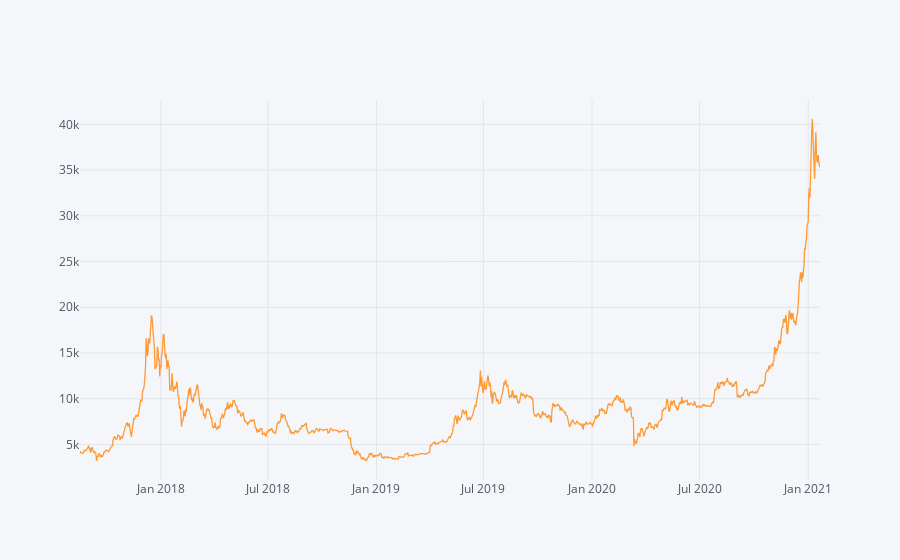

The notebook cell saved with this chart:
### Code cell
df_BTC_close_daily = pd.DataFrame(df_olhc['close'])
plyo.iplot(
    df_BTC_close_daily.iplot(asFigure=True)
)

### Figure 1 — Plotly figure (JSON) as saved in the notebook; plotly's stock layout.template omitted (floating-point values rounded to 4 significant figures; data arrays with more than 128 entries replaced by an {"elided": "..."} marker saying what was removed)
{"data": [{"line": {"color": "rgba(255, 153, 51, 1.0)", "dash": "solid", "shape": "linear", "width": 1.3}, "mode": "lines", "name": "close", "text": "", "type": "scatter", "x": {"elided": "1255 str values"}, "y": {"elided": "1255 float values"}}], "layout": {"legend": {"bgcolor": "#F5F6F9", "font": {"color": "#4D5663"}}, "paper_bgcolor": "#F5F6F9", "plot_bgcolor": "#F5F6F9", "title": {"font": {"color": "#4D5663"}}, "xaxis": {"gridcolor": "#E1E5ED", "showgrid": true, "tickfont": {"color": "#4D5663"}, "title": {"font": {"color": "#4D5663"}, "text": ""}, "zerolinecolor": "#E1E5ED"}, "yaxis": {"gridcolor": "#E1E5ED", "showgrid": true, "tickfont": {"color": "#4D5663"}, "title": {"font": {"color": "#4D5663"}, "text": ""}, "zerolinecolor": "#E1E5ED"}}}
